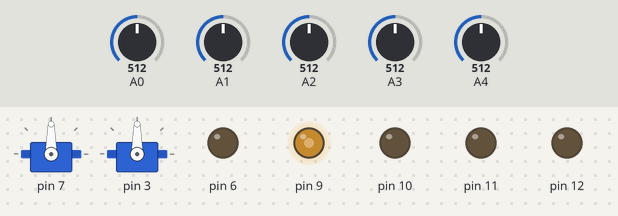
This sketch was run on a simulated Arduino Uno, built with avr-gcc and run on an emulated ATmega328P. Shown: 2 × servo, output pins drawn as LEDs (lit = HIGH). The test bench sets the inputs (shaded band); at power-on: A1 = 512, A0 = 512, A2 = 512, A3 = 512, A4 = 512. What the sketch prints to the serial monitor is not drawn.

Above: at 1.2 s.
1.3 s: A1 set to 716
At 1.9 s:
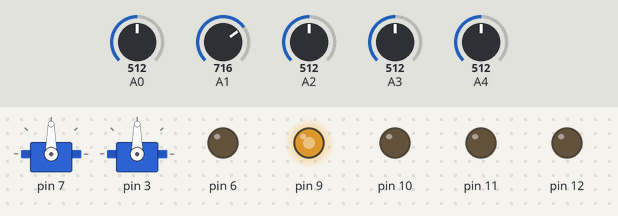
2.8 s: A1 set to 992
At 3.1 s:
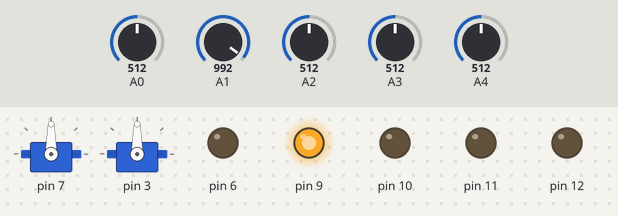
4.3 s: A1 set to 150
At 5.4 s:
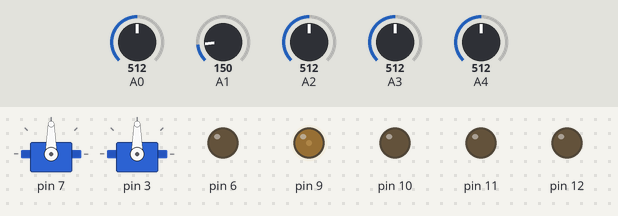
Timing chart, 0 to 7.3 s (numbered marks = the images above; inputs shaded):
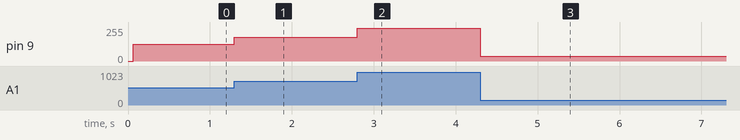

The sketch:

emojiDroidMK2.ino
```cpp
#include <Servo.h>

// Variable Setup
int capValue[5];
int capSense[5];
int capThreshold;
int ledPins[5];
int testAngle;
int emojiToggle;
int emojiState;
int activeServos;
int servoDirection[4];
int servoAngle[4];
int armMin;
int armMax;
int analogIn;
Servo roboServo[4];

void setup() {

  // Servo Setup
  roboServo[0].attach(7); // Pin 7: fullServo
  roboServo[1].attach(3); // Pin 3: handServo
  //roboServo[2].attach(); // rotatorServo
  //roboServo[3].attach(); // shoulderServo
  for (int i=0;i<5;i++) {
    servoDirection[i] = 1; // (-'ve is opposite direction, can be increased if code changed below...)
  }
  activeServos = 1; //(+1)

  // Emoji State (and LEDS)
  emojiToggle = 0; // 0 = unpressed, 1 = pressed
  emojiState = 0; // loops after 4...
  capThreshold = 0;
  analogIn = 1; // Mode: analog or digital
  armMin = 20;
  armMax = 160;

  // Pin references
  if (analogIn) {
    capSense[0] = A0;
    capSense[1] = A1;
    capSense[2] = A2;
    capSense[3] = A3;
    capSense[4] = A4;
  } else {
    capSense[0] = 14;
    capSense[1] = 15;
    capSense[2] = 16;
    capSense[3] = 17;
    capSense[4] = 18;
  }
  ledPins[0] = 6; //These are analog out pins (PWM)
  ledPins[1] = 9;
  ledPins[2] = 10;
  ledPins[3] = 11;
  ledPins[4] = 12;

  // Set up pin I/O
  for (int i=0;i<5;i++) {
    pinMode(capSense[i], INPUT);
    pinMode(ledPins[i], OUTPUT);
  }

  // Default Serial Value (9600)
  Serial.begin(9600);
}

void loop() {

  // Trigger LEDs with Capacitor Touch Values
  for (int i=0;i<5;i++) { // looping through all sensor inputs

    if (analogIn) { // Analog or digital read
      capValue[i] = analogRead(capSense[i]); // get value from capacitor sensor
      capValue[i] = map(capValue[i], 0, 1023, 0, 255);
    } else {
      capValue[i] = digitalRead(capSense[i]);
    }

    if (capValue[i] > capThreshold) { // High recieved

      // Activate Emoji Toggle
      if (i == 0) {

        // Should toggle-trigger a state change
        if (emojiToggle == 0) {
          emojiState++;

          Serial.println("Toggle Flag\n");

          if (emojiState >= 5) { // Loop Emoji State
            emojiState = 0;
          }
        emojiToggle = 1;
        }

      } else if (i < activeServos) {

        Serial.println("Servo\n");

        // Flip Direction at Limits
        if ((servoAngle[i] <= armMin && servoDirection[i] == -1) || (servoAngle[i] >= armMax && servoDirection[i] == 1)) {
          servoDirection[i] *= -1;

        }
        // Increment servo angle
        servoAngle[i] += servoDirection[i];

        // Apply angle to servo
        roboServo[i].write(servoAngle[i]);

        // STUB: reverse direction on release?

      }

    } else { // Low received

      // Turn off toggle
      if (emojiToggle == 1) {
        emojiToggle = 0;
      }
    }

    if (i == emojiState) { // Emoji Light
      // Move to target angle for select emoji
      int penta = 72;
      if (servoAngle[0] > emojiState * penta) {
        servoAngle[0]--;
      } else if (servoAngle[0] < emojiState * penta) {
        servoAngle[0]++;
      } else if (servoAngle[0] == emojiState * penta) {
        // drive LED
        if (analogIn) {
          analogWrite(ledPins[emojiState], capValue[i]);
        } else {
          digitalWrite(ledPins[emojiState], HIGH);
        }
      }

    } else { // Unused LEDs
      if (analogIn) {
        analogWrite(ledPins[i], 0);
      } else {
        digitalWrite(ledPins[i], LOW);
      }
    }
  }


}
```

Measured:
- after the input at 1.3 s, pin 9: 127/255 → 178/255 at once
- after the input at 2.8 s, pin 9: 178/255 → 247/255 at once
- after the input at 4.3 s, pin 9: 247/255 → 37/255 at once
